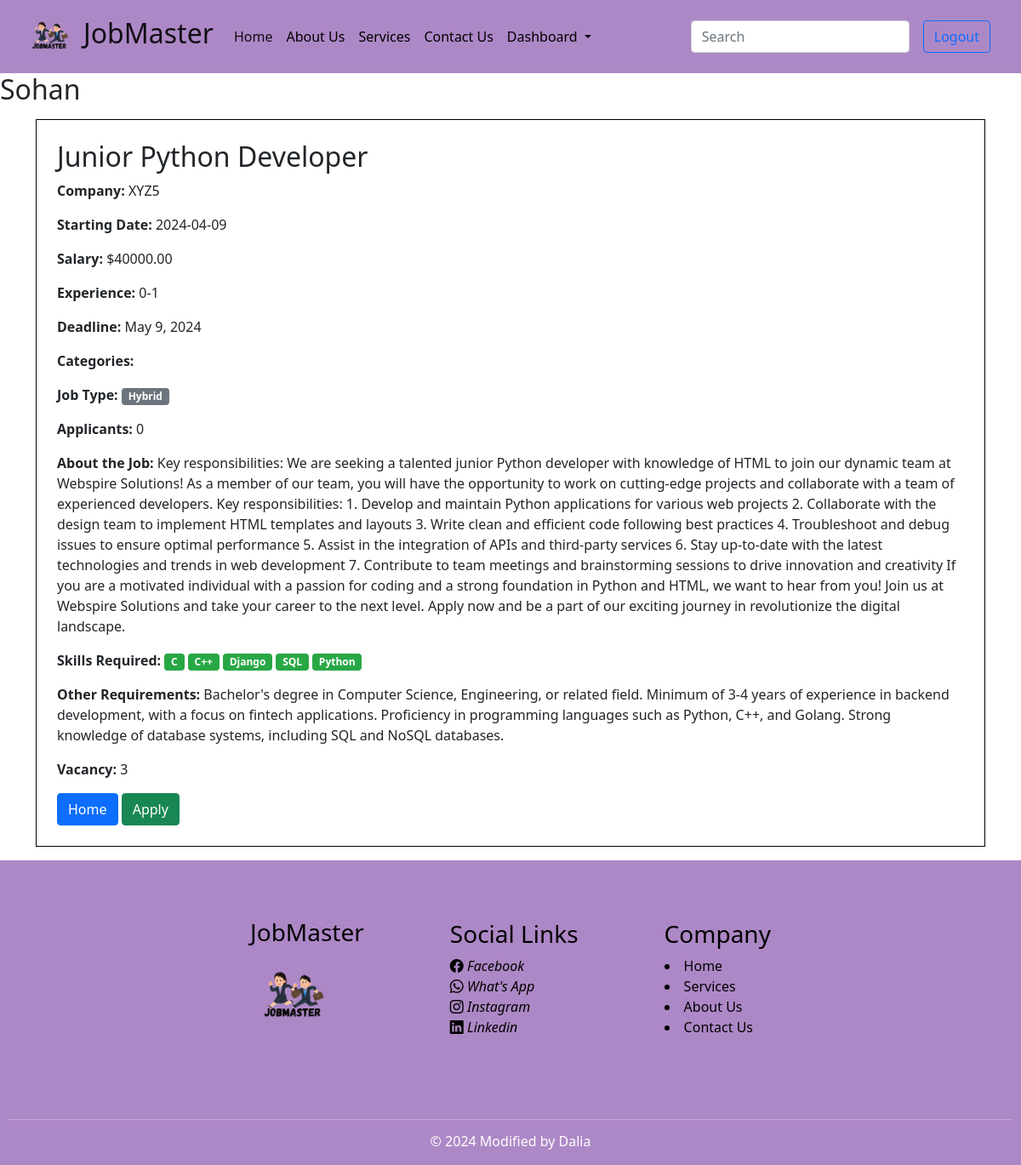
/job/job_details/2/ (signed in), run on the app's committed database.
### job/models.py (models this page shows, shortened)
class JobDetails(models.Model):
    title = models.CharField(max_length=100)
    user = models.ForeignKey(User, on_delete = models.CASCADE)
    company_name = models.CharField(max_length=100)
    work_type = models.ManyToManyField(JobType)
    category = models.ManyToManyField(Category)
    starting_date = models.CharField(max_length=100)
    salary = models.DecimalField(max_digits=12, decimal_places=2)
    experience = models.CharField(max_length=50)
    deadline = models.DateField()
    post_date = models.DateField(auto_now_add=True)
    applicants = models.IntegerField(default=0)
    job_about = models.TextField()
    skills = models.ManyToManyField(Skill)
    other_req = models.TextField()
    vacancy = models.IntegerField()

class Skill(models.Model):
    name = models.CharField(max_length=200)

### category/models.py (models this page shows, shortened)
class JobType(models.Model):
    type = models.CharField(max_length=100)
    slug = models.SlugField(max_length=100, unique=True, null=True, blank=True)

### job/views.py (the view)
# urls.py: path('job_details/<int:job_id>/', views.job_detail, name='job_details'),
def job_detail(request, job_id):
    job = JobDetails.objects.get(pk=job_id)
    return render(request, 'job_details.html', {'job': job})

### job/templates/job_details.html (shortened to what this page needs)
{% extends "base.html" %}
{% block content %}
<div class="container mt-3">
    <div class="row">
        <div class="col-md-12">
            <div class="job-details-box p-4">
                <h2>{{ job.title }}</h2>
                <p><strong>Company:</strong> {{ job.company_name }}</p>
                <p><strong>Starting Date:</strong> {{ job.starting_date }}</p>
                <p><strong>Salary:</strong> ${{ job.salary }}</p>
                <p><strong>Experience:</strong> {{ job.experience }}</p>
                <p><strong>Deadline:</strong> {{ job.deadline }}</p>
                <p><strong>Categories:</strong>
                </p>
                <p><strong>Job Type:</strong>
                    {% for job_type in job.work_type.all %}
                    <span class="badge badge-secondary">{{ job_type.type }}</span>
                    {% endfor %}
                </p>
                <p><strong>Applicants:</strong> {{ job.applicants }}</p>
                <p><strong>About the Job:</strong> {{ job.job_about }}</p>
                <p><strong>Skills Required:</strong>
                    {% for skill in job.skills.all %}
                    <span class="badge badge-success">{{ skill.name }}</span>
                    {% endfor %}
                </p>
                <p><strong>Other Requirements:</strong> {{ job.other_req }}</p>
                <p><strong>Vacancy:</strong> {{ job.vacancy }}</p>
                <div class="job-buttons">
                    <a class="btn btn-primary btn-details" href="{% url 'home'%}">Home</a>
                    {% if user.is_authenticated %}
                    <button class="btn btn-success btn-apply">Apply</button>
                    {% endif %}
                </div>
            </div>
        </div>
    </div>
</div>
{% endblock %}

### templates/base.html (shortened to what this page needs)
{% load static %}
<!DOCTYPE html>
<html lang="en">
  <head>
    <link
      href="https://cdn.jsdelivr.net/npm/bootstrap@5.0.2/dist/css/bootstrap.min.css"
      rel="stylesheet"
    />
    <link href="https://cdn.jsdelivr.net/npm/swiffy-slider@1.6.0/dist/css/swiffy-slider.min.css" rel="stylesheet">
    <link href="https://cdn.jsdelivr.net/npm/bootstrap@5.0.2/dist/css/bootstrap.min.css" rel="stylesheet">
    <link rel="stylesheet" href="https://cdn.jsdelivr.net/npm/bootstrap-icons@1.5.0/font/bootstrap-icons.css">
    <link rel="stylesheet" href="https://cdn.jsdelivr.net/npm/bootstrap-icons@1.3.0/font/bootstrap-icons.css">
    <link rel="stylesheet" href="https://cdnjs.cloudflare.com/ajax/libs/font-awesome/5.15.3/css/all.min.css">
    <link href="https://cdn.jsdelivr.net/npm/swiffy-slider@1.6.0/dist/css/swiffy-slider.min.css" rel="stylesheet">
    <link rel="stylesheet" href="https://cdn.jsdelivr.net/npm/aos@2.3.4/dist/aos.css" />
    <link rel="stylesheet" href="https://stackpath.bootstrapcdn.com/bootstrap/4.5.2/css/bootstrap.min.css">
    <link rel="stylesheet" href="{% static 'style.css'%}">
    <link rel="stylesheet" href="https://maxcdn.bootstrapcdn.com/bootstrap/4.5.2/css/bootstrap.min.css">
    <link href="https://maxcdn.bootstrapcdn.com/bootstrap/5.1.3/css/bootstrap.min.css" rel="stylesheet">
  </head>
  <body>
    <nav class="navbar navbar-expand-lg navbar-light" style="background-color: #AD88C6;">
      <div class="container-fluid">
        <a class="navbar-brand" href='{% url 'home'%}'>
    <div style="display: flex; align-items: center;">
        <img src="{% static 'logo.png'%}" alt="" class="logo" style="width: 60px; height: 60px; margin-right: 10px;">
        <h2>JobMaster</h2>
    </div>
</a>
        <div class="collapse navbar-collapse" id="navbarSupportedContent">
          <ul class="navbar-nav me-auto mb-2 mb-lg-0">
            <li class="nav-item">
              <a class="nav-link active" aria-current="page" href='{%url 'home'%}'>Home</a>
            </li>
            <li class="nav-item">
              <a class="nav-link" href="{% url 'about' %}">About Us</a>
            </li>
            <li class="nav-item">
              <a class="nav-link" href="{%url 'services'%}">Services</a>
            </li>
            <li class="nav-item">
              <a class="nav-link" href="{%url 'contact_us'%}">Contact Us</a>
            </li>
            {%if request.user.is_authenticated%}
            <li class="nav-item dropdown">
              <a
                class="nav-link dropdown-toggle"
                href="#"
                id="navbarDropdown"
                role="button"
                data-bs-toggle="dropdown"
                aria-expanded="false"
              >
                Dashboard
              </a>
            </li>
            {%endif%}
          </ul>
          <form class="d-flex">
            <input
              class="form-control me-2"
              type="search"
              placeholder="Search"
              aria-label="Search"
            />
            {%if request.user.is_authenticated %}
            <a class="btn btn-outline-primary mx-2" type="submit" href='{% url 'user_logout'%}'>
              Logout
            </a>
            {%endif %}
          </form>
        </div>
      </div>
    </nav>
    {%if request.user.is_authenticated%}
    <div>
      <h2>{{request.user.first_name}}</h2>
    </div>
    {%endif %}
    {%block content%} {%endblock%}
    <footer>
      <div class="footer mt-3" style = 'background-color: #AD88C6; color: black'>
        <div class="company-name m-5"><h3>JobMaster</h3>
                <img src="{% static 'logo.png'%}" alt="" class="logo" style="width: 100px; height: 100px; margin-right: 10px;"></div>
        <div class="social-link m-5">
          <h3>Social Links</h3>
          <a href="https://www.facebook.com" style="text-decoration: none; color: inherit;">
            <i class="bi bi-facebook"> Facebook</i>
          </a>
          <br>
          <a href="https://wa.me/your_whatsapp_number" style="text-decoration: none; color: inherit;">
            <i class="bi bi-whatsapp"> What's App</i>
          </a>
          <br>
          <a href="https://www.instagram.com" style="text-decoration: none; color: inherit;">
            <i class="bi bi-instagram"> Instagram</i>
          </a>
          <br>
          <a href="https://www.linkedin.com" style="text-decoration: none; color: inherit;">
            <i class="bi bi-linkedin"> Linkedin</i>
          </a>
        </div>
        <div class="company m-5">
          <h3>Company</h3>
          <li><a href="{%url 'home'%}" style="text-decoration: none; color: inherit;">Home</a></li>
          <li><a href="{%url 'services'%}" style="text-decoration: none; color: inherit;">Services</a></li>
          <li><a href="{%url 'about'%}" style="text-decoration: none; color: inherit;">About Us</a></li>
          <li><a href="{%url 'contact_us'%}" style="text-decoration: none; color: inherit;">Contact Us</a></li>
        </div>
      </div>
      <div class="owner text-center" style = 'background-color: #AD88C6'>
        <hr>
        <h6>© {% now "Y" %} Modified by Dalia</h6>
      </div>
    </footer>
  </body>
</html>

### static/style.css (style rules this page uses)
.footer { background-color: #AD88C6; color: black; display: flex; justify-content: center; align-items: center; gap: 5px; padding: 20px 0; }
.owner { background-color: #343a40; color: white; text-align: center; padding: 10px; }
body, h1, h2, h3, p, ul, li { margin: 0; padding: 0; }
body { font-family: "Roboto Slab", serif; line-height: 1.6; color: #333; background-color: #FFE6E6; margin: 0; padding: 0; }
footer { margin-top: auto; }
.navbar-nav li.nav-item a.nav-link { text-decoration: none; color: #000; }
.navbar-nav li.nav-item a.nav-link { transition: color 0.3s ease, text-decoration 0.3s ease; }
.job-buttons { margin-top: 10px; }
button { color: #9e69b6; }
.logo { height: 50px; width: 50px; }

### job/templates/job_details.html (style rules this page uses)
.job-details-box { border: 1px solid black; padding: 20px; }

### data on the page
JobDetails: title "Junior Python Developer", company_name "XYZ5", starting_date "2024-04-09", salary "40000.00", experience "0-1", deadline "May 9, 2024", applicants "0", job_about "Key responsibilities: We are seeking a talented junior Python developer with knowledge of HTML to join our dynamic team at Webspire Solutions! As a member of our team, you will have the opportunity to work on cutting-edge projects and collaborate with a team of experienced developers. Key responsibilities: 1. Develop and maintain Python applications for various web projects 2. Collaborate with the design team to implement HTML templates and layouts 3. Write clean and efficient code following best practices 4. Troubleshoot and debug issues to ensure optimal performance 5. Assist in the integration of APIs and third-party services 6. Stay up-to-date with the latest technologies and trends in…", other_req "Bachelor's degree in Computer Science, Engineering, or related field. Minimum of 3-4 years of experience in backend development, with a focus on fintech applications. Proficiency in programming languages such as Python, C++, and Golang. Strong knowledge of database systems, including SQL and NoSQL databases.", vacancy "3"
JobType: type "Hybrid"
Skill: name "C"
Skill: name "C++"
Skill: name "Django"
Skill: name "SQL"
Skill: name "Python"

### other printed values
{{ request.user.first_name }} "Sohan"
